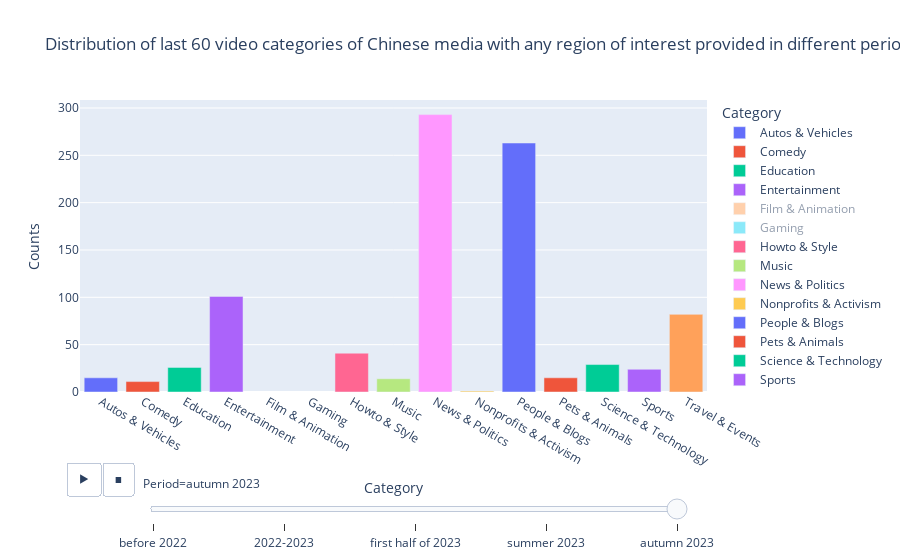

Notebook code cell kept with this figure:
### Code cell
plot_cats_dates(df_dates, 'any')

### Figure 1 — Plotly figure (JSON) as saved in the notebook; plotly's stock layout.template omitted (floating-point values rounded to 4 significant figures)
{"data": [{"alignmentgroup": "True", "hovertemplate": "Category=%{x}<br>Period=autumn 2023<br>Counts=%{y}<extra></extra>", "legendgroup": "Autos & Vehicles", "marker": {"color": "#636efa", "pattern": {"shape": ""}}, "name": "Autos & Vehicles", "offsetgroup": "Autos & Vehicles", "orientation": "v", "showlegend": true, "textposition": "auto", "type": "bar", "x": ["Autos & Vehicles"], "xaxis": "x", "y": [15], "yaxis": "y"}, {"alignmentgroup": "True", "hovertemplate": "Category=%{x}<br>Period=autumn 2023<br>Counts=%{y}<extra></extra>", "legendgroup": "Comedy", "marker": {"color": "#EF553B", "pattern": {"shape": ""}}, "name": "Comedy", "offsetgroup": "Comedy", "orientation": "v", "showlegend": true, "textposition": "auto", "type": "bar", "x": ["Comedy"], "xaxis": "x", "y": [11], "yaxis": "y"}, {"alignmentgroup": "True", "hovertemplate": "Category=%{x}<br>Period=autumn 2023<br>Counts=%{y}<extra></extra>", "legendgroup": "Education", "marker": {"color": "#00cc96", "pattern": {"shape": ""}}, "name": "Education", "offsetgroup": "Education", "orientation": "v", "showlegend": true, "textposition": "auto", "type": "bar", "x": ["Education"], "xaxis": "x", "y": [26], "yaxis": "y"}, {"alignmentgroup": "True", "hovertemplate": "Category=%{x}<br>Period=autumn 2023<br>Counts=%{y}<extra></extra>", "legendgroup": "Entertainment", "marker": {"color": "#ab63fa", "pattern": {"shape": ""}}, "name": "Entertainment", "offsetgroup": "Entertainment", "orientation": "v", "showlegend": true, "textposition": "auto", "type": "bar", "x": ["Entertainment"], "xaxis": "x", "y": [101], "yaxis": "y"}, {"alignmentgroup": "True", "hovertemplate": "Category=%{x}<br>Period=autumn 2023<br>Counts=%{y}<extra></extra>", "legendgroup": "Film & Animation", "marker": {"color": "#FFA15A", "pattern": {"shape": ""}}, "name": "Film & Animation", "offsetgroup": "Film & Animation", "orientation": "v", "showlegend": true, "textposition": "auto", "type": "bar", "visible": "legendonly", "x": ["Film & Animation"], "xaxis": "x", "y": [8], "yaxis": "y"}, {"alignmentgroup": "True", "hovertemplate": "Category=%{x}<br>Period=autumn 2023<br>Counts=%{y}<extra></extra>", "legendgroup": "Gaming", "marker": {"color": "#19d3f3", "pattern": {"shape": ""}}, "name": "Gaming", "offsetgroup": "Gaming", "orientation": "v", "showlegend": true, "textposition": "auto", "type": "bar", "visible": "legendonly", "x": ["Gaming"], "xaxis": "x", "y": [0], "yaxis": "y"}, {"alignmentgroup": "True", "hovertemplate": "Category=%{x}<br>Period=autumn 2023<br>Counts=%{y}<extra></extra>", "legendgroup": "Howto & Style", "marker": {"color": "#FF6692", "pattern": {"shape": ""}}, "name": "Howto & Style", "offsetgroup": "Howto & Style", "orientation": "v", "showlegend": true, "textposition": "auto", "type": "bar", "x": ["Howto & Style"], "xaxis": "x", "y": [41], "yaxis": "y"}, {"alignmentgroup": "True", "hovertemplate": "Category=%{x}<br>Period=autumn 2023<br>Counts=%{y}<extra></extra>", "legendgroup": "Music", "marker": {"color": "#B6E880", "pattern": {"shape": ""}}, "name": "Music", "offsetgroup": "Music", "orientation": "v", "showlegend": true, "textposition": "auto", "type": "bar", "x": ["Music"], "xaxis": "x", "y": [14], "yaxis": "y"}, {"alignmentgroup": "True", "hovertemplate": "Category=%{x}<br>Period=autumn 2023<br>Counts=%{y}<extra></extra>", "legendgroup": "News & Politics", "marker": {"color": "#FF97FF", "pattern": {"shape": ""}}, "name": "News & Politics", "offsetgroup": "News & Politics", "orientation": "v", "showlegend": true, "textposition": "auto", "type": "bar", "x": ["News & Politics"], "xaxis": "x", "y": [293], "yaxis": "y"}, {"alignmentgroup": "True", "hovertemplate": "Category=%{x}<br>Period=autumn 2023<br>Counts=%{y}<extra></extra>", "legendgroup": "Nonprofits & Activism", "marker": {"color": "#FECB52", "pattern": {"shape": ""}}, "name": "Nonprofits & Activism", "offsetgroup": "Nonprofits & Activism", "orientation": "v", "showlegend": true, "textposition": "auto", "type": "bar", "x": ["Nonprofits & Activism"], "xaxis": "x", "y": [1], "yaxis": "y"}, {"alignmentgroup": "True", "hovertemplate": "Category=%{x}<br>Period=autumn 2023<br>Counts=%{y}<extra></extra>", "legendgroup": "People & Blogs", "marker": {"color": "#636efa", "pattern": {"shape": ""}}, "name": "People & Blogs", "offsetgroup": "People & Blogs", "orientation": "v", "showlegend": true, "textposition": "auto", "type": "bar", "x": ["People & Blogs"], "xaxis": "x", "y": [263], "yaxis": "y"}, {"alignmentgroup": "True", "hovertemplate": "Category=%{x}<br>Period=autumn 2023<br>Counts=%{y}<extra></extra>", "legendgroup": "Pets & Animals", "marker": {"color": "#EF553B", "pattern": {"shape": ""}}, "name": "Pets & Animals", "offsetgroup": "Pets & Animals", "orientation": "v", "showlegend": true, "textposition": "auto", "type": "bar", "x": ["Pets & Animals"], "xaxis": "x", "y": [15], "yaxis": "y"}, {"alignmentgroup": "True", "hovertemplate": "Category=%{x}<br>Period=autumn 2023<br>Counts=%{y}<extra></extra>", "legendgroup": "Science & Technology", "marker": {"color": "#00cc96", "pattern": {"shape": ""}}, "name": "Science & Technology", "offsetgroup": "Science & Technology", "orientation": "v", "showlegend": true, "textposition": "auto", "type": "bar", "x": ["Science & Technology"], "xaxis": "x", "y": [29], "yaxis": "y"}, {"alignmentgroup": "True", "hovertemplate": "Category=%{x}<br>Period=autumn 2023<br>Counts=%{y}<extra></extra>", "legendgroup": "Sports", "marker": {"color": "#ab63fa", "pattern": {"shape": ""}}, "name": "Sports", "offsetgroup": "Sports", "orientation": "v", "showlegend": true, "textposition": "auto", "type": "bar", "x": ["Sports"], "xaxis": "x", "y": [24], "yaxis": "y"}, {"alignmentgroup": "True", "hovertemplate": "Category=%{x}<br>Period=autumn 2023<br>Counts=%{y}<extra></extra>", "legendgroup": "Travel & Events", "marker": {"color": "#FFA15A", "pattern": {"shape": ""}}, "name": "Travel & Events", "offsetgroup": "Travel & Events", "orientation": "v", "showlegend": true, "textposition": "auto", "type": "bar", "x": ["Travel & Events"], "xaxis": "x", "y": [82], "yaxis": "y"}], "layout": {"autosize": true, "barmode": "relative", "legend": {"title": {"text": "Category"}, "tracegroupgap": 0}, "sliders": [{"active": 4, "currentvalue": {"prefix": "Period="}, "len": 0.9, "pad": {"r": 20, "t": 80}, "steps": [{"args": [["before 2022"], {"frame": {"duration": 0, "redraw": true}, "fromcurrent": true, "mode": "immediate", "transition": {"duration": 0, "easing": "linear"}}], "label": "before 2022", "method": "animate"}, {"args": [["2022-2023"], {"frame": {"duration": 0, "redraw": true}, "fromcurrent": true, "mode": "immediate", "transition": {"duration": 0, "easing": "linear"}}], "label": "2022-2023", "method": "animate"}, {"args": [["first half of 2023"], {"frame": {"duration": 0, "redraw": true}, "fromcurrent": true, "mode": "immediate", "transition": {"duration": 0, "easing": "linear"}}], "label": "first half of 2023", "method": "animate"}, {"args": [["summer 2023"], {"frame": {"duration": 0, "redraw": true}, "fromcurrent": true, "mode": "immediate", "transition": {"duration": 0, "easing": "linear"}}], "label": "summer 2023", "method": "animate"}, {"args": [["autumn 2023"], {"frame": {"duration": 0, "redraw": true}, "fromcurrent": true, "mode": "immediate", "transition": {"duration": 0, "easing": "linear"}}], "label": "autumn 2023", "method": "animate"}], "x": 0.1, "xanchor": "left", "y": 0, "yanchor": "top"}], "title": {"text": "Distribution of last 60 video categories of Chinese media with any region of interest provided in different periods"}, "updatemenus": [{"buttons": [{"args": [null, {"frame": {"duration": 500, "redraw": true}, "fromcurrent": true, "mode": "immediate", "transition": {"duration": 500, "easing": "linear"}}], "label": "&#9654;", "method": "animate"}, {"args": [[null], {"frame": {"duration": 0, "redraw": true}, "fromcurrent": true, "mode": "immediate", "transition": {"duration": 0, "easing": "linear"}}], "label": "&#9724;", "method": "animate"}], "direction": "left", "pad": {"r": 10, "t": 70}, "showactive": false, "type": "buttons", "x": 0.1, "xanchor": "right", "y": 0, "yanchor": "top"}], "xaxis": {"anchor": "y", "autorange": true, "categoryarray": ["Autos & Vehicles", "Comedy", "Education", "Entertainment", "Film & Animation", "Gaming", "Howto & Style", "Music", "News & Politics", "Nonprofits & Activism", "People & Blogs", "Pets & Animals", "Science & Technology", "Sports", "Travel & Events", null], "categoryorder": "array", "domain": [0, 1], "range": [-0.5, 14.5], "title": {"text": "Category"}, "type": "category"}, "yaxis": {"anchor": "x", "autorange": true, "domain": [0, 1], "range": [0, 308.4], "title": {"text": "Counts"}, "type": "linear"}}}
